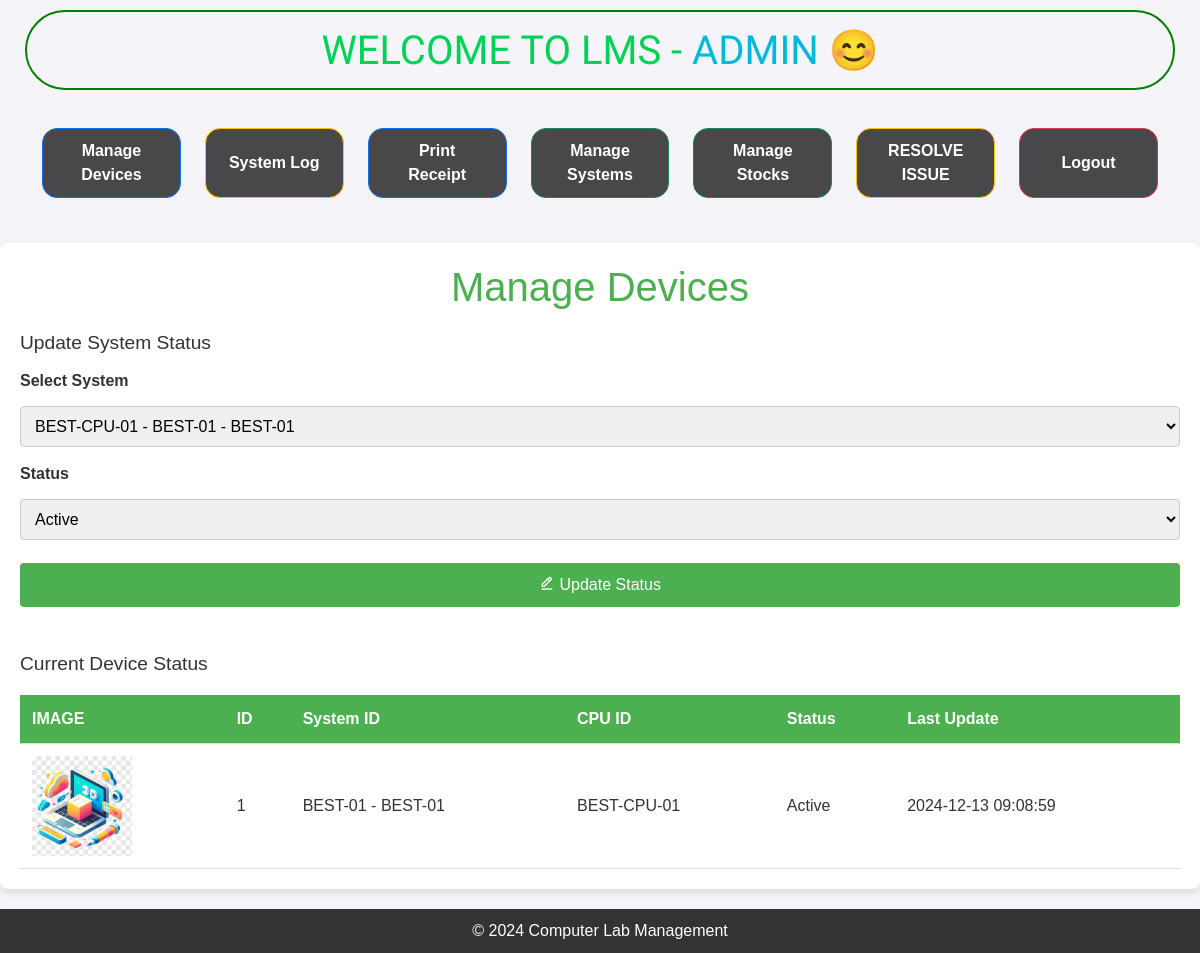
The page /admin/manage_devices.php (signed in) on the database its author committed.
### tables this page shows
CREATE TABLE `systems` (
  `id` int(11) NOT NULL,
  `cpu_id` varchar(255) DEFAULT NULL,
  `ups_id` varchar(255) DEFAULT NULL,
  `monitor_id` varchar(255) DEFAULT NULL,
  `issue` text DEFAULT NULL,
  `description` text DEFAULT NULL,
  `lab_name` varchar(255) DEFAULT NULL,
  `os_installed` varchar(255) DEFAULT NULL,
  `ram` varchar(255) DEFAULT NULL,
  `image` varchar(255) DEFAULT NULL,
  `internet` enum('Yes','No','Unknown') NOT NULL DEFAULT 'Unknown'
);

CREATE TABLE `system_status` (
  `id` int(11) NOT NULL,
  `system_id` int(11) NOT NULL,
  `status` varchar(255) NOT NULL,
  `last_updated` timestamp NOT NULL DEFAULT current_timestamp()
);

### admin/manage_devices.php (the view, shortened to what this page needs)
<?php
include 'header.php';
$query = "SELECT * FROM systems";
$result = mysqli_query($conn, $query);
?>
<!DOCTYPE html>
<html lang="en">
<head>
    <link rel="stylesheet" href="admin_panel.css">
    <link rel="stylesheet" href="bootstrap.min.css">
    <link href='https://unpkg.com/boxicons@2.1.4/css/boxicons.min.css' rel='stylesheet'>
</head>
<body>
    <main>
        <h1>Manage Devices</h1>
        <h2>Update System Status</h2>
        <form method="POST">
            <label for="system_id">Select System</label>
            <select name="system_id" required>
                <?php
                $systems_result = mysqli_query($conn, $query);
                while ($system = mysqli_fetch_assoc($systems_result)) {
                    echo "<option value='" . $system['id'] . "'>" . $system['cpu_id'] . " - " . $system['ups_id'] . " - " . $system['monitor_id'] . "</option>";
                }
                ?>
            </select><br>
            <label for="status">Status</label>
            <select name="status" required>
                <option value="Active">Active</option>
            </select><br>
            <button type="submit" name="update_status"><i class='bx bx-edit-alt'></i> Update Status</button>
        </form>
        <h2>Current Device Status</h2>
        <table>
            <thead>
                <tr>
                    <th>IMAGE</th>
                    <th>ID</th>
                    <th>System ID</th>
                    <th>CPU ID</th>
                    <th>Status</th>
                    <th>Last Update</th>
                </tr>
            </thead>
            <tbody>
                <?php while ($system = mysqli_fetch_assoc($result)) {
                    $status_query = "SELECT * FROM system_status WHERE system_id = " . $system['id'] . " ORDER BY last_updated DESC LIMIT 1";
                    $status_result = mysqli_query($conn, $status_query);
                    $status = mysqli_fetch_assoc($status_result);
                    if ($status) {
                        $status_text = $status['status'];
                        $last_updated = $status['last_updated'];
                    } else {
                        $status_text = 'No status available';
                        $last_updated = 'N/A';
                    }
                    ?>
                    <tr>
                        <?php echo '<td><img src="' . htmlspecialchars($system['image']) . '" alt="System Image" style="width: 100px; height: auto;"></td>'; ?>
                        <td><?php echo $system['id']; ?></td>
                        <td><?php echo $system['ups_id']; ?> - <?php echo $system['monitor_id']; ?></td>
                        <td><?php echo $system['cpu_id']; ?></td>
                        <td><?php echo $status_text; ?></td>
                        <td><?php echo $last_updated; ?></td>
                    </tr>
                <?php } ?>
            </tbody>
        </table>
    </main>
    <footer>
        <p>&copy; 2024 Computer Lab Management</p>
    </footer>
</body>
</html>

### admin/admin_panel.css (style rules this page uses)
* { margin: 0; padding: 0; box-sizing: border-box; }
body { background: #0b001b; color: white; }

### admin/manage_devices.php (style rules this page uses)
body { font-family: Arial, sans-serif; background-color: #f4f4f9; color: #333; margin: 0; padding: 0; }
main { padding: 20px; max-width: 1200px; margin: 0 auto; background-color: #fff; border-radius: 8px; box-shadow: 0 4px 8px rgba(0, 0, 0, 0.1); }
h1 { text-align: center; color: #4CAF50; margin-bottom: 20px; }
h2 { color: #333; margin-bottom: 15px; font-size: 1.2em; }
form { margin-bottom: 30px; }
label { font-size: 1em; font-weight: bold; margin-bottom: 5px; display: inline-block; }
select, button { width: 100%; padding: 10px; margin: 8px 0 15px; border: 1px solid #ccc; border-radius: 4px; font-size: 1em; }
button { background-color: #4CAF50; color: white; border: none; cursor: pointer; transition: background-color 0.3s; }
table { width: 100%; border-collapse: collapse; margin-top: 20px; }
table th, table td { padding: 12px; text-align: left; border-bottom: 1px solid #ddd; }
table th { background-color: #4CAF50; color: white; }
footer { text-align: center; padding: 10px; background-color: #333; color: white; margin-top: 20px; }
footer p { margin: 0; }

### rows shown on the page
systems: image (placeholder picture), id "1", ups "BEST-01", monitor "BEST-01", cpu "BEST-CPU-01", system_status.status "Active", system_status.last_updated "2024-12-13 09:08:59"

### other values the page prints
$_SESSION['admin']['username'] "ADMIN"
form field system_id "BEST-CPU-01 - BEST-01 - BEST-01"
